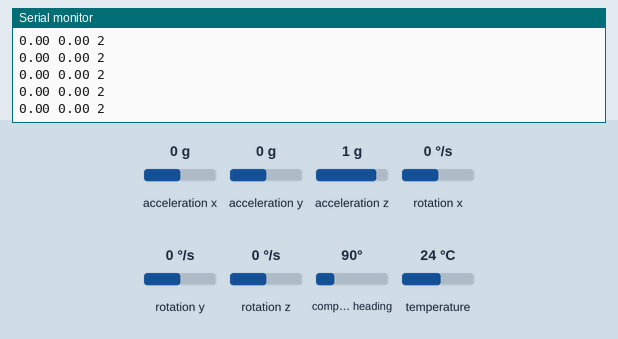
The sketch below on a simulated Arduino Leonardo, built with avr-gcc and run on an emulated ATmega32U4. Parts: the last lines printed to the serial monitor. The test bench sets the inputs (shaded band); at power-on: rotation x 0 °/s, rotation y 0 °/s, acceleration x 0 g, acceleration y 0 g, acceleration z 1 g, rotation z 0 °/s, compass heading 90°, temperature 24 °C.

Above: at 2.2 s.
2.3 s: rotation x set to -192 °/s
At 3.0 s:
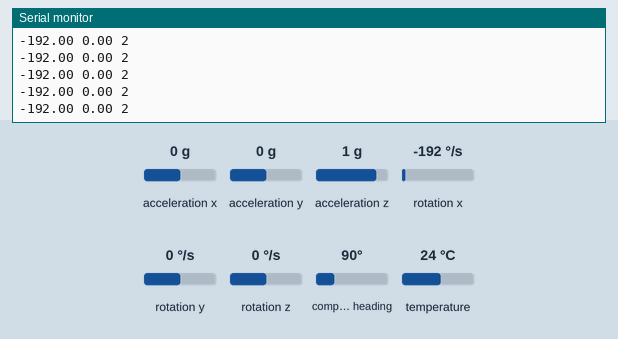
3.8 s: rotation y set to -192 °/s
At 4.9 s:
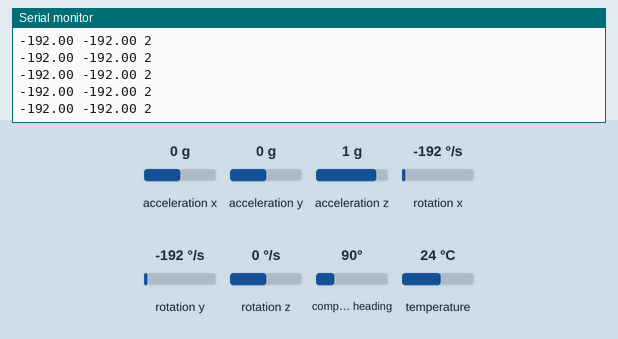
5.3 s: rotation x set to -100 °/s
At 5.9 s:
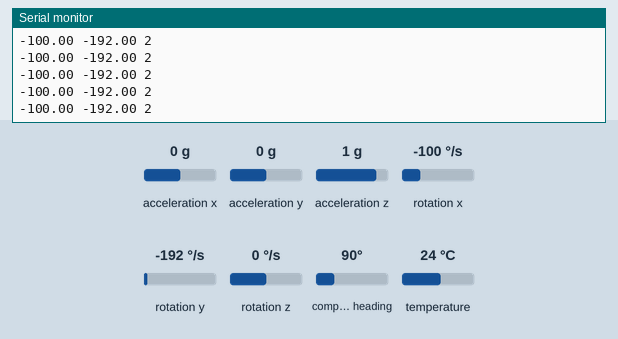
6.8 s: rotation y set to 0 °/s
At 7.7 s:
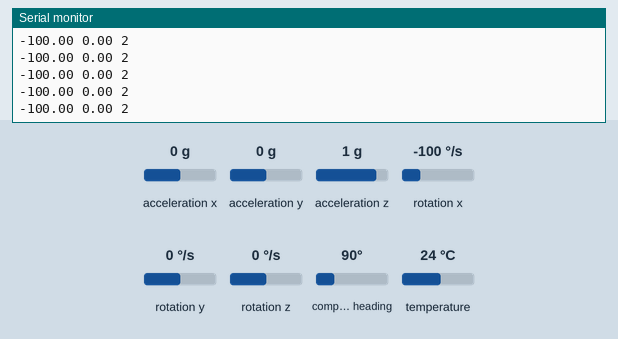
9.8 s: rotation y set to -100 °/s
At 10.8 s:
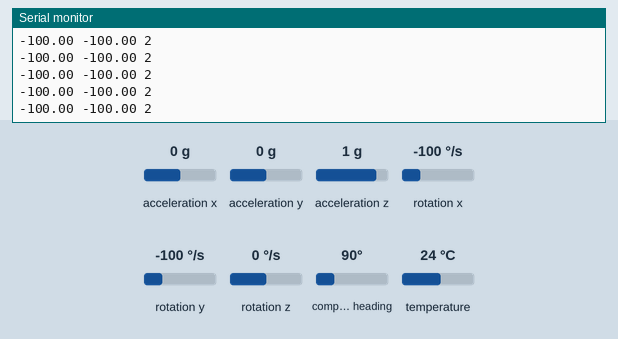
Timing chart, 0 to 12.8 s (numbered marks = the images above; inputs shaded):
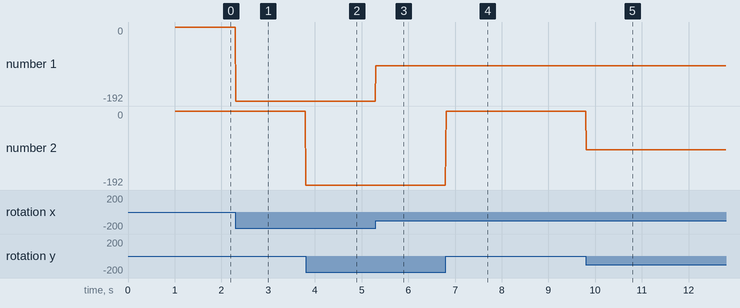

The sketch:

Mouse_gyro.ino
```cpp
#include <Wire.h>
#include <Adafruit_Sensor.h>
#include <Adafruit_BNO055.h>
#include <utility/imumaths.h>
#include <Mouse.h>

/* This driver reads raw data from the BNO055

   Connections
   ===========
   Connect SCL to analog 5
   Connect SDA to analog 4
   Connect VDD to 3.3V DC
   Connect GROUND to common ground

   History
   =======
   2015/MAR/03  - First release (KTOWN)
*/

/* Set the delay between fresh samples */
#define BNO055_SAMPLERATE_DELAY_MS (100)

// Check I2C device address and correct line below (by default address is 0x29 or 0x28)
//                                   id, address
Adafruit_BNO055 bno = Adafruit_BNO055(-1, 0x28, &Wire);

/**************************************************************************/
/*
    Arduino setup function (automatically called at startup)
*/
/**************************************************************************/
void setup(void)
{
  Serial.begin(115200);

  while (!Serial) delay(10);  // wait for serial port to open!

  Serial.println("Orientation Sensor Raw Data Test"); Serial.println("");

  /* Initialise the sensor */
  if(!bno.begin())
  {
    /* There was a problem detecting the BNO055 ... check your connections */
    Serial.print("Ooops, no BNO055 detected ... Check your wiring or I2C ADDR!");
    while(1);
  }

  delay(1000);

  /* Display the current temperature */
  int8_t temp = bno.getTemp();
  Serial.print("Current Temperature: ");
  Serial.print(temp);
  Serial.println(" C");
  Serial.println("");

  bno.setExtCrystalUse(true);

  Serial.println("Calibration status values: 0=uncalibrated, 3=fully calibrated");
}

/**************************************************************************/
/*
    Arduino loop function, called once 'setup' is complete (your own code
    should go here)
*/
/**************************************************************************/
float gyrox;
float gyroy;
float gyroz;
float mouse_input_sensitivity=0.8;
const float noiseThreshold = 0.1;  // Threshold to ignore noise
void loop(void)
{
  // Possible vector values can be:
  // - VECTOR_ACCELEROMETER - m/s^2
  // - VECTOR_MAGNETOMETER  - uT
  // - VECTOR_GYROSCOPE     - rad/s
  // - VECTOR_EULER         - degrees
  // - VECTOR_LINEARACCEL   - m/s^2
  // - VECTOR_GRAVITY       - m/s^2
 // Get linear acceleration

   uint8_t system, gyro, accel, mag;
  bno.getCalibration(&system, &gyro, &accel, &mag);
  // Ensure system calibration is adequate
  if (gyro < 3) {
bno.getCalibration(&system, &gyro, &accel, &mag);
 Serial.print("CALIBRATION: Sys=");
Serial.print(system, DEC);
Serial.print(" Gyro=");
Serial.print(gyro, DEC);
Serial.print(" Accel=");
Serial.print(accel, DEC);
Serial.print(" Mag=");
 Serial.println(mag, DEC);

    return;
  }
  //imu::Vector<3> lin_acc = bno.getVector(Adafruit_BNO055::VECTOR_LINEARACCEL);
  imu::Vector<3> gyro_r = bno.getVector(Adafruit_BNO055::VECTOR_GYROSCOPE);
  gyrox=gyro_r.x();
  gyroy=gyro_r.y();
  gyroz=gyro_r.z();


  Mouse.move(gyroz*mouse_input_sensitivity, -gyrox*mouse_input_sensitivity);
  /* Display the floating point data */
 //Serial.print("X: ");
Serial.print(gyrox);
 Serial.print(" ");
 Serial.print(gyroy);
 Serial.print(" ");
 Serial.println(2);


  /*
  // Quaternion data
  imu::Quaternion quat = bno.getQuat();
  Serial.print("qW: ");
  Serial.print(quat.w(), 4);
  Serial.print(" qX: ");
  Serial.print(quat.x(), 4);
  Serial.print(" qY: ");
  Serial.print(quat.y(), 4);
  Serial.print(" qZ: ");
  Serial.print(quat.z(), 4);
  Serial.print("\t\t");
  */

  /* Display calibration status for each sensor. */
 // uint8_t system, gyro, accel, mag = 0;
  // bno.getCalibration(&system, &gyro, &accel, &mag);
  // Serial.print("CALIBRATION: Sys=");
  // Serial.print(system, DEC);
  // Serial.print(" Gyro=");
  // Serial.print(gyro, DEC);
  // Serial.print(" Accel=");
  // Serial.print(accel, DEC);
  // Serial.print(" Mag=");
  // Serial.println(mag, DEC);

  delay(10);
}
```

Measured:
- after the input at 2.3 s, the serial monitor: prints a new line at once (image 1)
- after the input at 3.8 s, the serial monitor: prints a new line at once (image 2)
- after the input at 5.3 s, the serial monitor: prints a new line at once (image 3)
- after the input at 6.8 s, the serial monitor: prints a new line at once (image 4)
- after the input at 9.8 s, the serial monitor: prints a new line at once (image 5)
- plotted number 1: 0 → -192 after the input at 2.3 s, -192 → -100 after the input at 5.3 s
- plotted number 2: -192 → 0 after the input at 6.8 s
